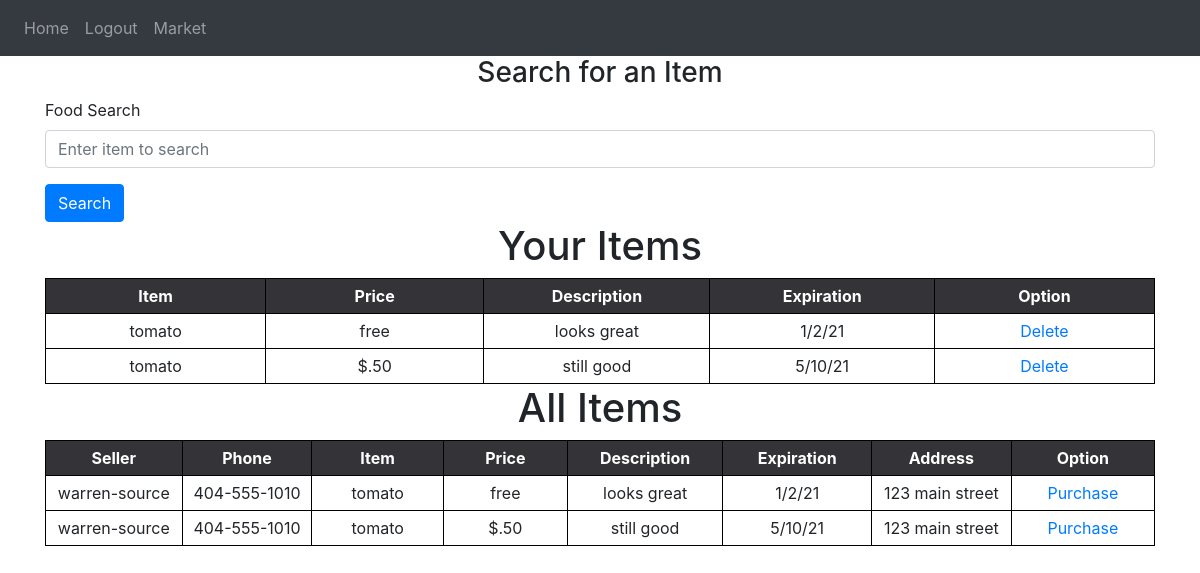
The app's page /market (signed in) with its own data.
### website/models.py (models this page shows)
class Seller(db.Model):
    id = db.Column(db.Integer, primary_key=True)
    food = db.Column(db.String(100))
    price = db.Column(db.String(30))
    description = db.Column(db.String(600))
    expiration = db.Column(db.String(30))
    user_id = db.Column(db.Integer, db.ForeignKey('user.id'))

class User(db.Model, UserMixin):
    id = db.Column(db.Integer, primary_key=True)
    user_name = db.Column(db.String(100), unique=True)
    password = db.Column(db.String(100))
    address = db.Column(db.String(300)) #include town and state after
    zipcode = db.Column(db.String(20))
    phone = db.Column(db.String(20))
    sellers = db.relationship('Seller')  # access user's items for sale

### website/views.py (the view, shortened to what this page needs)
@views.route('/market', methods=['GET', 'POST'])
@login_required
def market():
    result = db.session.execute('SELECT S.id, S.food, S.price, S.description, S.expiration, U.user_name, U.address, U.zipcode, U.phone FROM Seller AS S JOIN User AS U WHERE S.user_id = U.id')
    my_stuff = Seller.query.filter_by(user_id=current_user.id)
    return render_template("market.html", user=current_user, seller=result, my_stuff=my_stuff)

### website/__init__.py (called while the page is built)
def create_app():
    app = Flask(__name__)
    app.config['SECRET_KEY'] = 'slkdjfdkjfh'
    app.config['SQLALCHEMY_DATABASE_URI'] = f'sqlite:///{DB_NAME}'
    db.init_app(app)
    from .views import views
    from .auth import auth
    app.register_blueprint(views, url_prefix='/')
    app.register_blueprint(auth, url_prefix='/')
    from .models import User, Seller
    create_database(app)
    login_manager = LoginManager()
    login_manager.login_view = 'auth.login'
    login_manager.init_app(app)
    @login_manager.user_loader
    def load_user(id):
        return User.query.get(int(id))  # look for user based on id
    return app

### website/templates/market.html (shortened to what this page needs)
{% extends "base.html" %}
{% block content %}
<form method="POST">
    <h3 align="center">Search for an Item</h3>
    <div class="form-group">
    <label for="searchfood">Food Search</label>
    <input
      type="text"
      class="form-control"
      id="searchfood"
      name="searchfood"
      placeholder="Enter item to search"
    />
    </div>
    <button type="submit" class="btn btn-primary">Search</button>
</form>
{% if searchresults %}
<div class="searchpage">
    <h1 style="text-align: center">Search Results</h1>
    <table>
        <tr>
            <th>Seller</th>
            <th>Phone</th>
            <th>Item</th>
            <th>Price</th>
            <th>Description</th>
            <th>Expiration</th>
            <th>Address</th>
            <th>Option</th>
        </tr>
        {% for searchresult in searchresults %}
        <tr>
            <td>{{ searchresult.user_name }}</td>
            <td>{{ searchresult.phone }}</td>
            <td>{{ searchresult.food }}</td>
            <td>{{ searchresult.price }}</td>
            <td>{{ searchresult.description }}</td>
            <td>{{ searchresult.expiration }}</td>
            <td>{{ searchresult.address }}</td>
            <td>
                <a href="/purchase/{{searchresult.id}}">Purchase</a>
            </td>
        </tr>
        {% endfor %}
    </table>
</div>
{% else %}
<div class="myitems">
    <h1 style="text-align: center">Your Items</h1>
    <table>
        <tr>
            <th>Item</th>
            <th>Price</th>
            <th>Description</th>
            <th>Expiration</th>
            <th>Option</th>
        </tr>
        {% for stuff in my_stuff %}
        <tr>
            <td>{{ stuff.food  }}</td>
            <td>{{ stuff.price  }}</td>
            <td>{{ stuff.description }}</td>
            <td>{{ stuff.expiration }}</td>
            <td>
                <a href="/delete/{{stuff.id}}">Delete</a>
            </td>
        </tr>
        {% endfor %}
    </table>
</div>
<div class="allitems">
    <h1 style="text-align: center">All Items</h1>
    <table>
        <tr>
            <th>Seller</th>
            <th>Phone</th>
            <th>Item</th>
            <th>Price</th>
            <th>Description</th>
            <th>Expiration</th>
            <th>Address</th>
            <th>Option</th>
        </tr>
        {% for seller in seller %}
        <tr>
            <td>{{ seller.user_name  }}</td>
            <td>{{ seller.phone  }}</td>
            <td>{{ seller.food  }}</td>
            <td>{{ seller.price  }}</td>
            <td>{{ seller.description }}</td>
            <td>{{ seller.expiration }}</td>
            <td>{{ seller.address }}</td>
            <td>
                <a href="/purchase/{{seller.id}}">Purchase</a>
            </td>
        </tr>
        {% endfor %}
    </table>
</div>
{% endif %}
{% endblock %}

### website/templates/base.html (shortened to what this page needs)
<!DOCTYPE html>
<html>
  <head>
    <link
      rel="stylesheet"
      href="https://stackpath.bootstrapcdn.com/bootstrap/4.4.1/css/bootstrap.min.css"
    />
    <link
      rel="stylesheet"
      href="https://stackpath.bootstrapcdn.com/font-awesome/4.7.0/css/font-awesome.min.css"
    />
  </head>
  <body>
    <nav class="navbar navbar-expand-lg navbar-dark bg-dark">
      <div class="collapse navbar-collapse" id="navbar">
        <div class="navbar-nav">
          {% if user.is_authenticated %}
          <a class="nav-item nav-link" id="home" href="/">Home</a>
          <a class="nav-item nav-link" id="logout" href="/logout">Logout</a>
          <a class="nav-item nav-link" id="market" href="/market">Market</a>
          {% else %}
          <a class="nav-item nav-link" id="login" href="/login">Login</a>
          <a class="nav-item nav-link" id="signUp" href="/sign-up">Sign Up</a>
          <a class="nav-item nav-link" id="about" href="/about">About</a>
          {% endif %}
        </div>
      </div>
    </nav>
    <div class="container">{% block content %} {% endblock %}</div>
  </body>
</html>

### website/static/lgin.css (style rules this page uses)
* { margin: 0; padding: 0; }
body { background: #e9eaea; font-family: roboto; user-select: none; }
.container { width: 450px; margin: 30px auto; }
.btn { width: 100%; background: #34b3a0; height: 60px; text-align: center; line-height: 60px; text-transform: uppercase; color: #fff; font-weight: bold; letter-spacing: 1px; cursor: pointer; margin-bottom: 30px; }

### website/static/style.css (style rules this page uses)
body { font-family: "Open Sans", sans-serif; overflow-x: hidden; color: #444444; background-color: white; }
a { color: #2487ce; }
h1, h2, h3, h4, h5, h6 { font-family: "Poppins", sans-serif; }
h3 { font-family: "Poppins", sans-serif; font-weight: bold; }

### website/templates/market.html (style rules this page uses)
table { border-collapse: collapse; }
th { background-color:#333338; Color:white; }
th, td { width:250px; text-align:center; border:1px solid black; padding:5px }

### records on screen
Seller: food "tomato", price "free", description "looks great", expiration "1/2/21", user_name "warren-source", phone "404-555-1010", address "123 main street"
Seller: food "tomato", price "$.50", description "still good", expiration "5/10/21", user_name "warren-source", phone "404-555-1010", address "123 main street"
